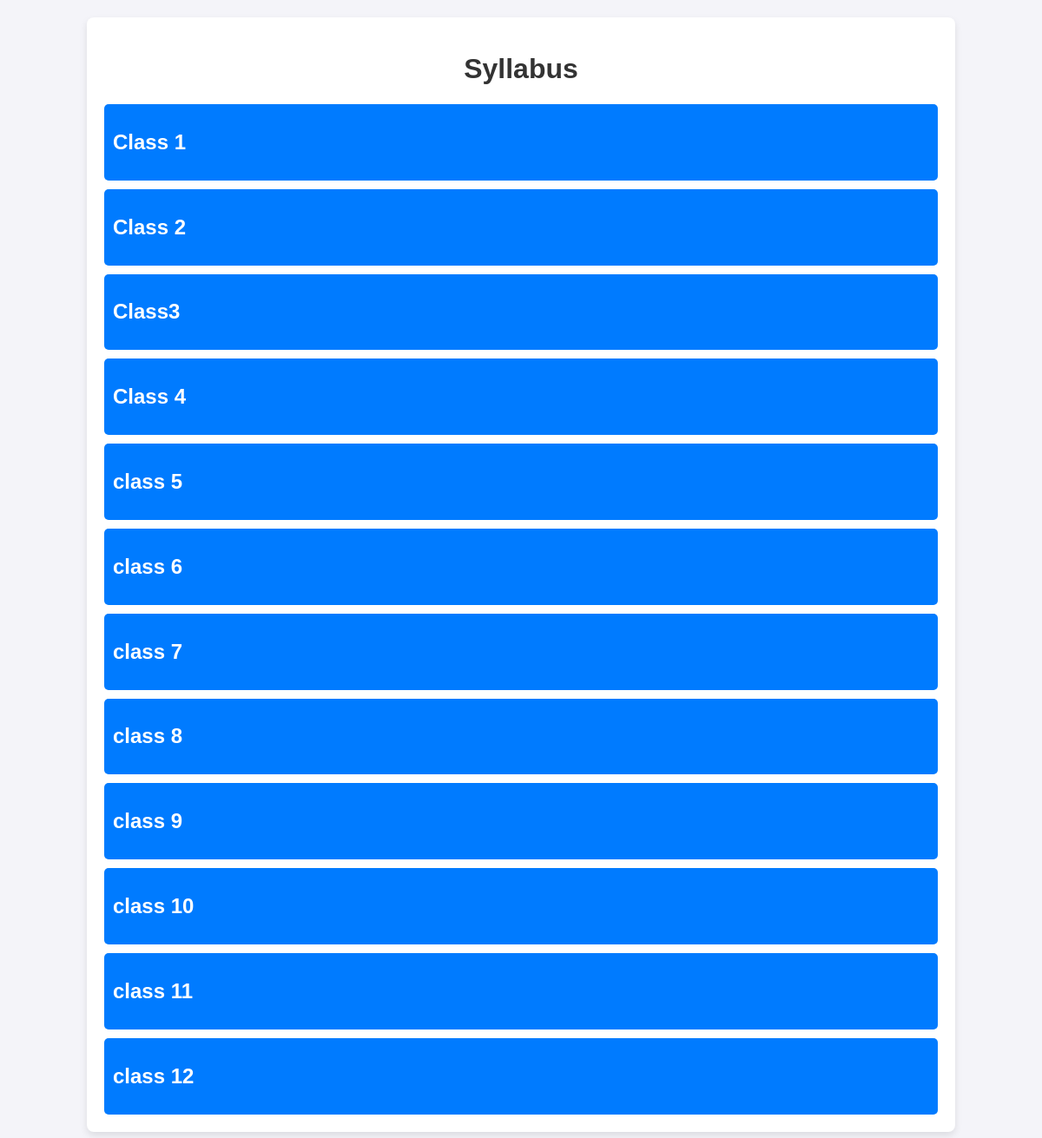
Before: /syllabus/ with the older database file.
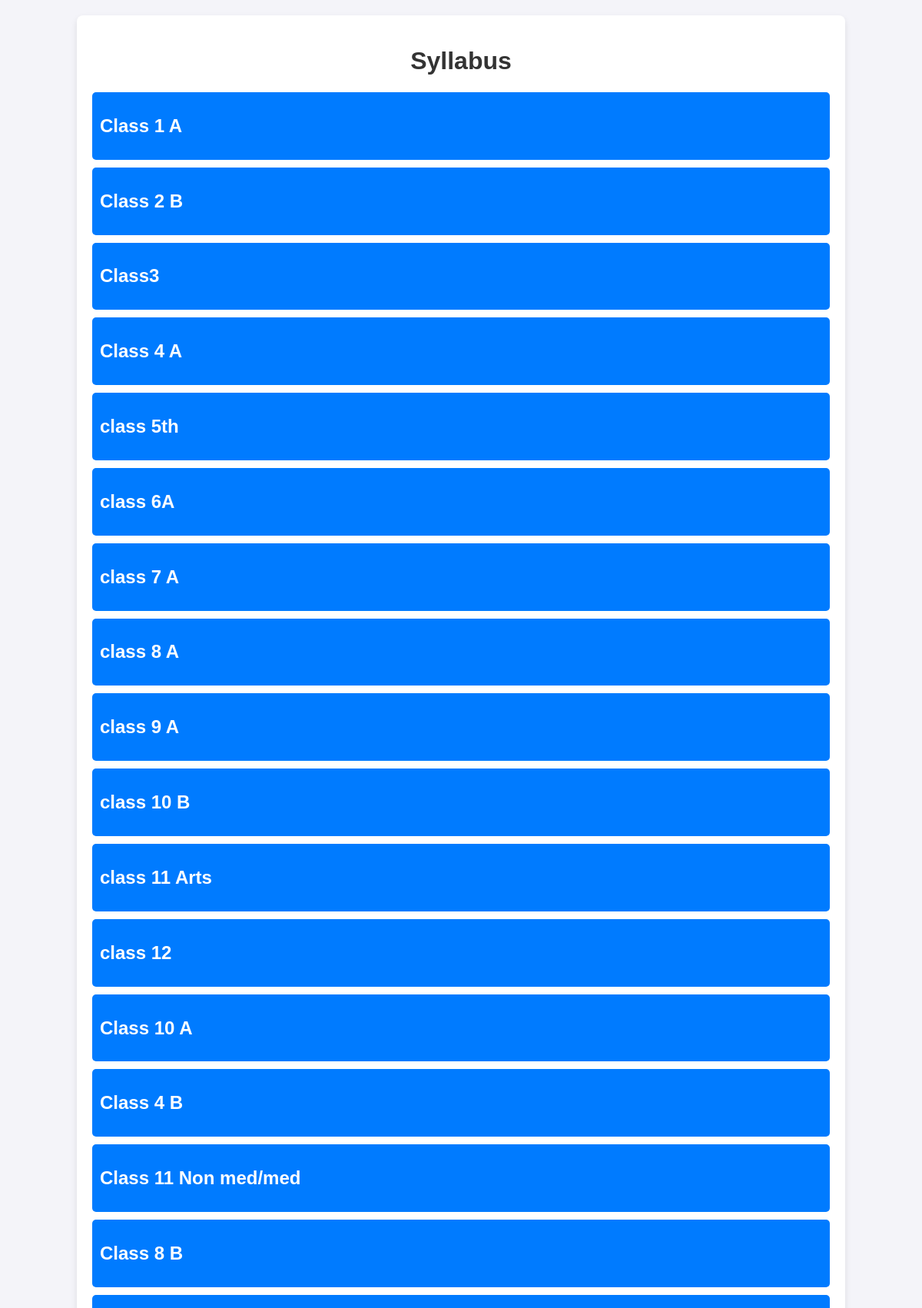
After: the same page with the newer database file.
### webportal/models.py (models this page shows, shortened)
class SchoolClass(models.Model):
    class_name = models.CharField(max_length=255, help_text="The name of the class (e.g., 'Class1,Class2')")
    class_image = models.ImageField(upload_to='class_images/', help_text="Image representing the class")
    age_group = models.CharField(max_length=50, help_text="Age group for the class (e.g., '3-5 Years')")
    capacity = models.IntegerField(help_text="Maximum capacity of students in the class")
    class_teacher = models.ForeignKey(
        'Teacher',
        on_delete=models.SET_NULL,
        null=True,
        blank=True,
        related_name='class_teacher_for'
    )
    created_at = models.DateTimeField(auto_now_add=True)
    updated_at = models.DateTimeField(auto_now=True)

### webportal/views.py (the view)
# urls.py: path('syllabus/', views.syllabus, name='syllabus'),
def syllabus(request):
    schoolclass = SchoolClass.objects.prefetch_related('subjects').all()
    return render(request, 'webportal/syllabus.html', {'schoolclass': schoolclass})

### webportal/templates/webportal/syllabus.html (shortened to what this page needs)
{% load static %}
<!DOCTYPE html>
<html lang="en">
<head>
    <link rel="stylesheet" href="{% static 'webportal/css/syllabus.css' %}">
</head>
<body>
    <div class="container">
        <h1>Syllabus</h1>
        <div class="class-list">
            {% for school_class in schoolclass %}
            <div class="class-item">
                <h2 onclick="toggleSubjects('{{ school_class.id }}')">{{ school_class.class_name }}</h2>
            </div>
            {% endfor %}
        </div>
    </div>
</body>
</html>

### webportal/static/webportal/css/syllabus.css (style rules this page uses)
body { font-family: Arial, sans-serif; margin: 0; padding: 0; background-color: #f4f4f9; }
.container { width: 80%; margin: 20px auto; background: #fff; padding: 20px; border-radius: 8px; box-shadow: 0 4px 8px rgba(0, 0, 0, 0.1); }
h1 { text-align: center; color: #333; }
.class-list { display: flex; flex-direction: column; gap: 10px; }
.class-item { padding: 10px; background-color: #007bff; color: #fff; border-radius: 5px; cursor: pointer; text-align: left; }

Changed rows visible on the page:
changed SchoolClass: class_name "Class 1" → "Class 1 A"
changed SchoolClass: class_name "Class 2" → "Class 2 B"
changed SchoolClass: class_name "Class 4" → "Class 4 A"
changed SchoolClass: class_name "class 5" → "class 5th"
changed SchoolClass: class_name "class 6" → "class 6A"
changed SchoolClass: class_name "class 7" → "class 7 A"
changed SchoolClass: class_name "class 8" → "class 8 A"
changed SchoolClass: class_name "class 9" → "class 9 A"
changed SchoolClass: class_name "class 10" → "class 10 B"
changed SchoolClass: class_name "class 11" → "class 11 Arts"
